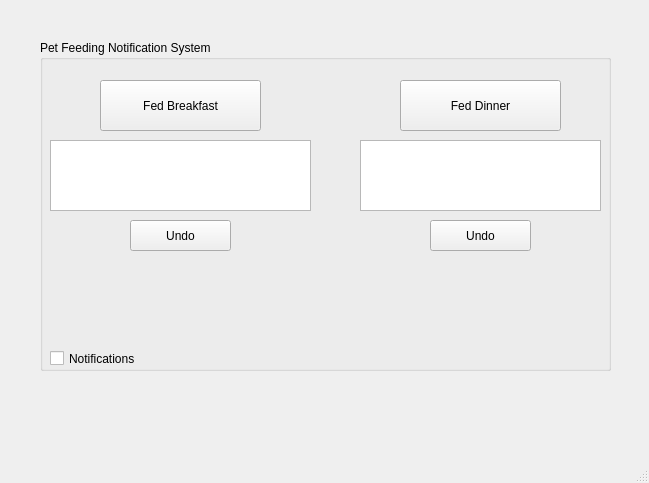
<?xml version="1.0" encoding="UTF-8"?>
<ui version="4.0">
 <class>MainWindow</class>
 <widget class="QMainWindow" name="MainWindow">
  <property name="geometry">
   <rect>
    <x>0</x>
    <y>0</y>
    <width>649</width>
    <height>483</height>
   </rect>
  </property>
  <property name="windowTitle">
   <string>MainWindow</string>
  </property>
  <widget class="QWidget" name="centralwidget">
   <widget class="QGroupBox" name="groupBox">
    <property name="geometry">
     <rect>
      <x>40</x>
      <y>40</y>
      <width>571</width>
      <height>331</height>
     </rect>
    </property>
    <property name="title">
     <string>Pet Feeding Notification System</string>
    </property>
    <widget class="QPushButton" name="pushButton">
     <property name="geometry">
      <rect>
       <x>60</x>
       <y>40</y>
       <width>161</width>
       <height>51</height>
      </rect>
     </property>
     <property name="text">
      <string>Fed Breakfast</string>
     </property>
    </widget>
    <widget class="QPushButton" name="pushButton_2">
     <property name="geometry">
      <rect>
       <x>90</x>
       <y>180</y>
       <width>101</width>
       <height>31</height>
      </rect>
     </property>
     <property name="text">
      <string>Undo</string>
     </property>
    </widget>
    <widget class="QPushButton" name="pushButton_3">
     <property name="geometry">
      <rect>
       <x>360</x>
       <y>40</y>
       <width>161</width>
       <height>51</height>
      </rect>
     </property>
     <property name="text">
      <string>Fed Dinner</string>
     </property>
    </widget>
    <widget class="QListWidget" name="listWidget">
     <property name="geometry">
      <rect>
       <x>10</x>
       <y>100</y>
       <width>261</width>
       <height>71</height>
      </rect>
     </property>
    </widget>
    <widget class="QListWidget" name="listWidget_2">
     <property name="geometry">
      <rect>
       <x>320</x>
       <y>100</y>
       <width>241</width>
       <height>71</height>
      </rect>
     </property>
    </widget>
    <widget class="QCheckBox" name="checkBox">
     <property name="geometry">
      <rect>
       <x>10</x>
       <y>310</y>
       <width>141</width>
       <height>17</height>
      </rect>
     </property>
     <property name="text">
      <string>Notifications</string>
     </property>
    </widget>
    <widget class="QPushButton" name="pushButton_4">
     <property name="geometry">
      <rect>
       <x>390</x>
       <y>180</y>
       <width>101</width>
       <height>31</height>
      </rect>
     </property>
     <property name="text">
      <string>Undo</string>
     </property>
    </widget>
   </widget>
  </widget>
  <widget class="QMenuBar" name="menubar">
   <property name="geometry">
    <rect>
     <x>0</x>
     <y>0</y>
     <width>649</width>
     <height>21</height>
    </rect>
   </property>
  </widget>
  <widget class="QStatusBar" name="statusbar"/>
 </widget>
 <resources/>
 <connections/>
</ui>
